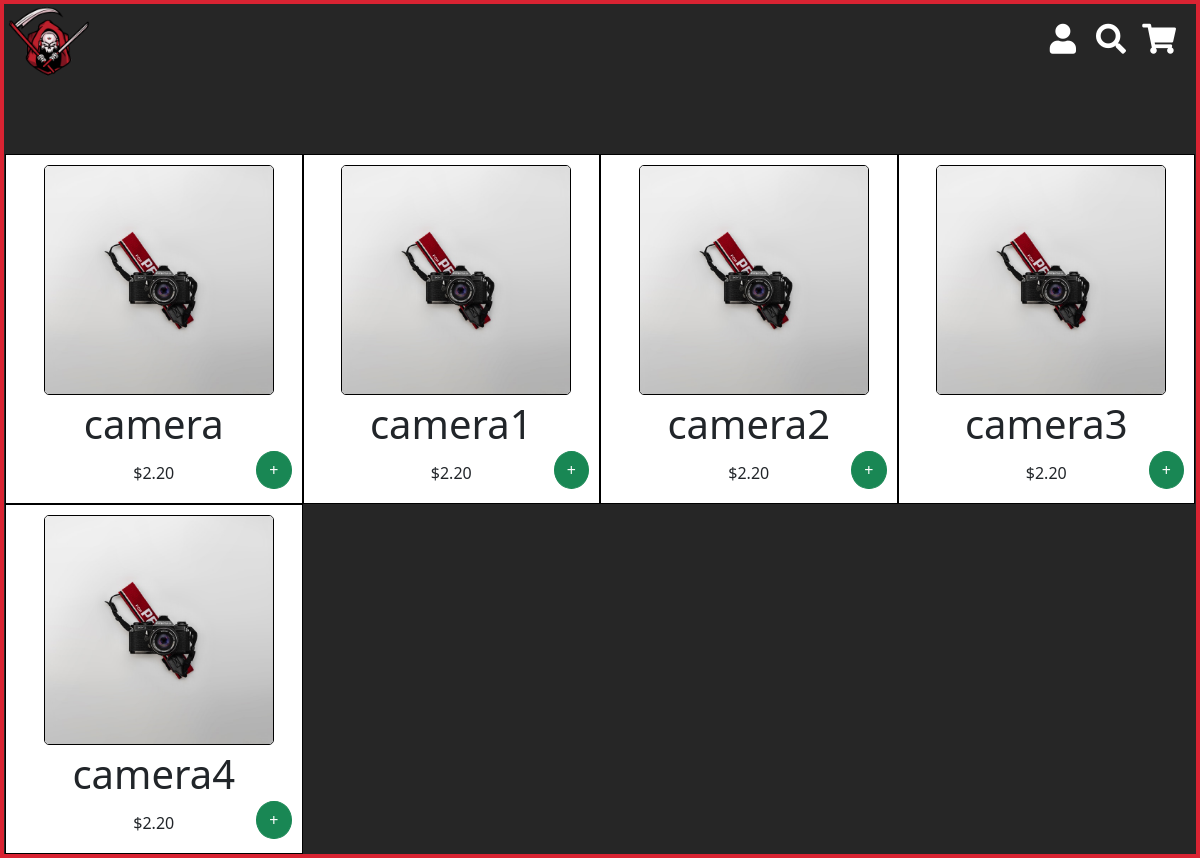
The page /store/ on the database as committed earlier.
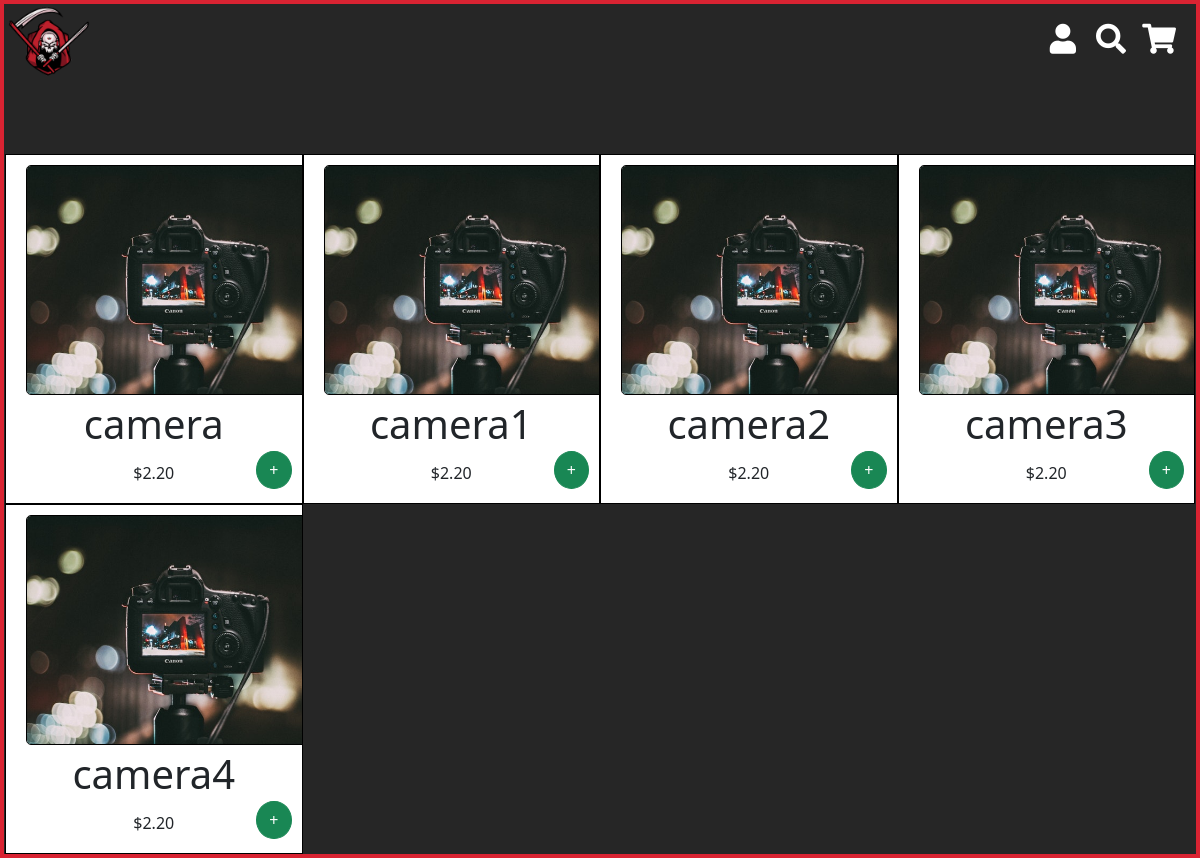
The same page on the database as committed later.
### store/data/item/models.py (models this page shows, shortened)
class Item(models.Model):
    item_id= models.AutoField(primary_key=True)
    item_name = models.CharField(max_length=200)
    item_description = models.TextField(max_length=1000, blank=True)
    price = models.DecimalField(max_digits=10, decimal_places=2)
    category = models.CharField(max_length=20, choices=CATEGORY_CHOICES, default=OTH)
    def first_image(self):
        return self.image.all()[0]

class ItemImage(models.Model):
    item = models.ForeignKey(Item, on_delete=models.CASCADE, related_name='image')
    item_image = models.ImageField(upload_to="item/",)

### store/interfaces/appsite/views/pages.py (the view)
# urls.py: path('store/', pages.main_store, name="main_store"),
def main_store(request):
    all_items = Item.objects.all()
    return render(request, "store/main_store.html", {'all_items':all_items})

### store/interfaces/appsite/templates/store/main_store.html (shortened to what this page needs)
{% extends 'base.html' %}
{% load static %}
{% block css %}<link rel="stylesheet" href="{% static 'css/store/main_store.css' %}">{% endblock %}
{% block content %}
<div class="row">
{% for item in all_items %}
    <div class="item-cont col-6 col-sm-3">
      {% if item.first_image.item_image %}<img class="item-img" src="/media/{{item.first_image.item_image}}">{% endif %}
      <h1 class="item-title">{{ item.item_name }}</h1>
      <p>${{ item.price }}</p>
      <form class="add-to-cart" action="{% url 'add_item' item=item.item_id %}">
      <button class="cart-btn btn btn-success" type="submit" title="Add to Cart">+</button>
      </form>
    </div>
{% endfor %}
</div>
{% endblock %}

### store/interfaces/appsite/templates/base.html (shortened to what this page needs)
<!DOCTYPE html>
{% load static %}
<html lang="en">
<head>
  <link rel='stylesheet' href='https://cdnjs.cloudflare.com/ajax/libs/font-awesome/5.15.4/css/all.min.css'>
<link rel='stylesheet' href='https://cdnjs.cloudflare.com/ajax/libs/bootstrap/5.0.2/css/bootstrap.min.css'>
<link rel="stylesheet" href="{% static 'css/base.css' %}">
{% block css %}{% endblock %}
</head>
<body>
<div class="nav">
    <a href="{% url 'landing_page' %}"><img class="logo" src="{% static 'img/landing_page/logo.png' %}"></a>
    <a href=""><i title="Your Cart" class="fas fa-shopping-cart"></i></a>
    <a href="" method="GET"><i title="Search" class="fas fa-search"></i></a>
    <a href="{% url 'login' %}"><i title="Account" class="fas fa-user"></i></a>
</div>
{% block content %}
{% endblock %}
</body>
</html>

### store/interfaces/appsite/static/css/base.css (style rules this page uses)
.nav { z-index: 3; top:0; left: 0; right: 0; bottom: 0; position: absolute; background-color: #262626; height: 10%; width: 100%; border: solid #D92332 4px; border-bottom: none; position: fixed; }
.logo { margin-top: -13px; margin-left: -5px; height: 100px; width: 100px; }
.fa-shopping-cart { position: absolute; right: 0; font-size: 30px; padding: 20px; color: white; transition: color 0.5s ease-in; }
.fa-search { position: absolute; right: 50px; font-size: 30px; padding: 20px; color: white; transition: color 0.3s ease-in; }
.fa-user { position: absolute; right: 100px; font-size: 30px; padding: 20px; color: white; transition: color 0.3s ease-in; }

### store/interfaces/appsite/static/css/store/main_store.css (style rules this page uses)
body { background-color: #262626; border: solid 4px #D92332; overflow:hidden; display:block; z-index: 3; margin: 0; padding: 0; height: 100%; min-height: 100vh; overflow-y: scroll; }
.row { margin-top: 150px; margin: 150px 1px 0 1px; }
.item-cont { padding: 10px; background-color: white; height: auto; max-height: 350px; overflow: hidden; justify-content: center; text-align: center; border: solid 1px black; }
.item-img { height: 70%; min-width: 80% !important; margin-left: 10px; border: solid 1px black; border-radius: 5px; }
.item-title { padding: 5px; }
.cart-btn { margin-top: -50px; float: right; border-radius: 50%; }

Rows that differ between the two databases and show on the page:
changed through a linked row, Item "camera": first_image.item_image: a different picture
changed through a linked row, Item "camera1": first_image.item_image: a different picture
changed through a linked row, Item "camera2": first_image.item_image: a different picture
changed through a linked row, Item "camera3": first_image.item_image: a different picture
changed through a linked row, Item "camera4": first_image.item_image: a different picture
